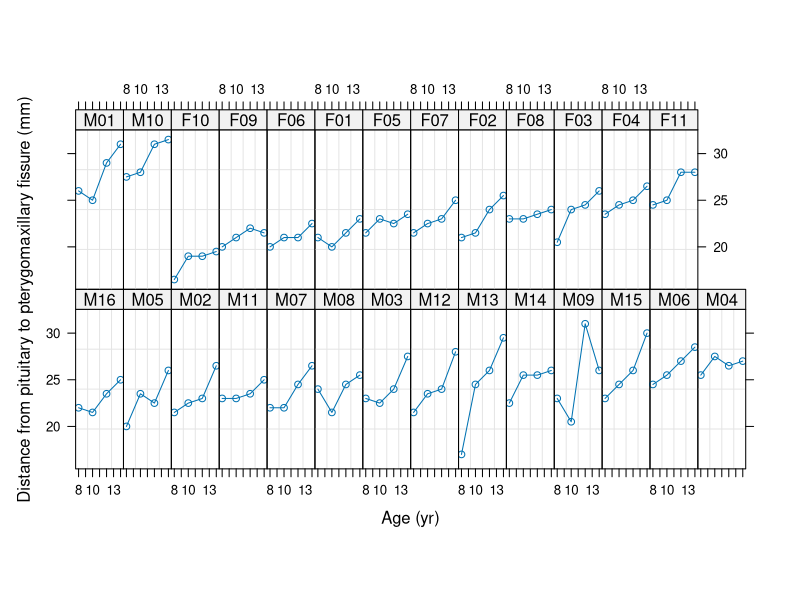
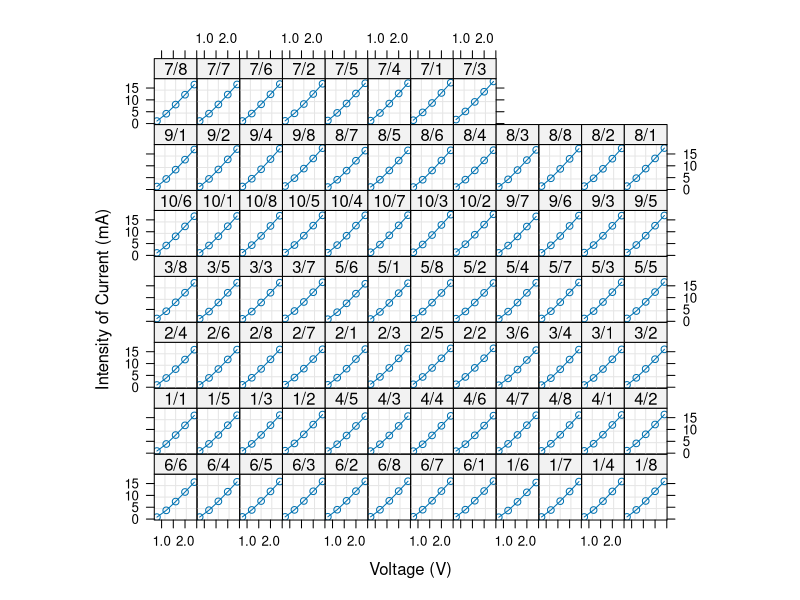

Recreate these plots in R, in order.
## ---- chunk 1
library(nlme)

## ---- chunk 2
tail(Orthodont)
summary(Orthodont)
mode(Orthodont)
class(Orthodont)
formula(Orthodont)
## ---- chunk 3
plot(Orthodont)

## ---- chunk 4
tail(Wafer)
summary(Wafer)
# Five measurements for each cobination of Wafer and Site
table(Wafer$Wafer,Wafer$Site)

## ---- chunk 5
plot(Wafer)

